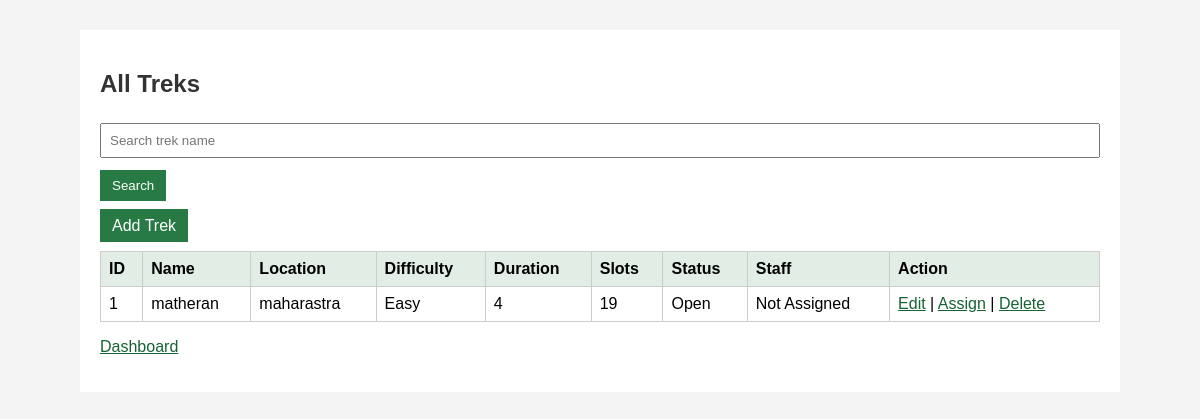
/admin/treks (signed in), run on an earlier commit of the app's database.
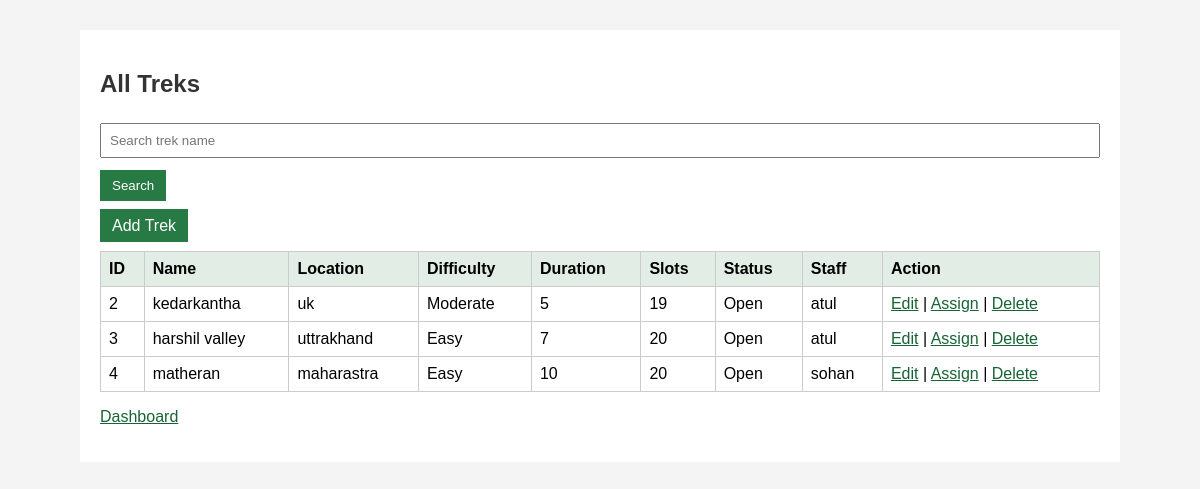
And on a later commit of the database.
### app/models.py (models this page shows)
class Trek(db.Model):
    id = db.Column(db.Integer, primary_key=True)
    trek_name = db.Column(db.String(100), nullable=False)
    location = db.Column(db.String(100), nullable=False)
    difficulty = db.Column(db.String(20), nullable=False)
    duration = db.Column(db.Integer, nullable=False)
    available_slots = db.Column(db.Integer, nullable=False)
    start_date = db.Column(db.Date)
    end_date = db.Column(db.Date)
    status = db.Column(db.String(20), default='Pending')
    assigned_staff_id = db.Column(db.Integer, db.ForeignKey('staff_profile.id'))
    bookings = db.relationship('Booking', backref='trek', lazy=True)

class User(UserMixin, db.Model):
    id = db.Column(db.Integer, primary_key=True)
    name = db.Column(db.String(100), nullable=False)
    email = db.Column(db.String(120), unique=True, nullable=False)
    password = db.Column(db.String(255), nullable=False)
    role = db.Column(db.String(20), nullable=False)
    is_blacklisted = db.Column(db.Boolean, default=False)
    bookings = db.relationship('Booking', backref='user', lazy=True)
    staff_profile = db.relationship('StaffProfile', backref='user', uselist=False)

### app/routes.py (the view)
@routes.route('/admin/treks')
@login_required
def view_treks():
    if current_user.role != 'admin':
        return 'Unauthorized'
    search = request.args.get('q', '')
    treks = Trek.query.all()
    if search:
        treks = Trek.query.filter(Trek.trek_name.ilike(f'%{search}%')).all()
    return render_template('view_treks.html', treks=treks, query=search)

### app/templates/view_treks.html (shortened to what this page needs)
<!doctype html>
<html>
  <head>
    <link
      rel="stylesheet"
      href="{{ url_for('static', filename='css/app.css') }}"
    />
  </head>
  <body>
    <div class="container">
      <h2>All Treks</h2>
      <form method="GET">
        <input
          name="q"
          value="{{ query }}"
          placeholder="Search trek name"
        /><button>Search</button>
      </form>
      <p>
        <a class="button" href="{{ url_for('routes.add_trek') }}">Add Trek</a>
      </p>
      <table>
        <tr>
          <th>ID</th>
          <th>Name</th>
          <th>Location</th>
          <th>Difficulty</th>
          <th>Duration</th>
          <th>Slots</th>
          <th>Status</th>
          <th>Staff</th>
          <th>Action</th>
        </tr>
        {% for trek in treks %}
        <tr>
          <td>{{ trek.id }}</td>
          <td>{{ trek.trek_name }}</td>
          <td>{{ trek.location }}</td>
          <td>{{ trek.difficulty }}</td>
          <td>{{ trek.duration }}</td>
          <td>{{ trek.available_slots }}</td>
          <td>{{ trek.status }}</td>
          <td>
            {% if trek.staff %}{{ trek.staff.user.name }}{% else %}Not
            Assigned{% endif %}
          </td>
          <td>
            <a href="{{ url_for('routes.edit_trek', id=trek.id) }}">Edit</a> |
            <a href="{{ url_for('routes.assign_staff', id=trek.id) }}"
              >Assign</a
            >
            |
            <a href="{{ url_for('routes.delete_trek', id=trek.id) }}">Delete</a>
          </td>
        </tr>
        {% endfor %}
      </table>
      <p><a href="{{ url_for('routes.admin_dashboard') }}">Dashboard</a></p>
    </div>
  </body>
</html>

### app/static/css/app.css (style rules this page uses)
body { font-family: Arial, sans-serif; background: #f4f4f4; margin: 0; }
.container { width: 90%; max-width: 1000px; margin: 30px auto; background: white; padding: 20px; }
h1, h2 { color: #333; }
input, select { width: 100%; padding: 8px; margin: 5px 0 12px; box-sizing: border-box; }
button, .button { background: #287a45; color: white; border: none; padding: 8px 12px; text-decoration: none; cursor: pointer; }
a { color: #176334; }
table { width: 100%; border-collapse: collapse; margin-top: 15px; }
th, td { border: 1px solid #ccc; padding: 8px; text-align: left; }
th { background: #e2eee5; }

What changed in the data, as far as the page shows it:
removed Trek: id "1", trek_name "matheran", location "maharastra", difficulty "Easy", duration "4", available_slots "19", status "Open", shows "Not Assigned"
added Trek: id "2", trek_name "kedarkantha", location "uk", difficulty "Moderate", duration "5", available_slots "19", status "Open", staff.user.name "atul"
added Trek: id "3", trek_name "harshil valley", location "uttrakhand", difficulty "Easy", duration "7", available_slots "20", status "Open", staff.user.name "atul"
added Trek: id "4", trek_name "matheran", location "maharastra", difficulty "Easy", duration "10", available_slots "20", status "Open", staff.user.name "sohan"
